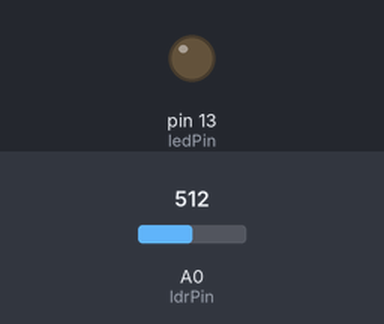
Bench run of a sketch on a simulated Arduino Uno, built with avr-gcc and run on an emulated ATmega328P. Shown: output pins drawn as LEDs (lit = HIGH). The inputs (shaded band) are chosen by the test bench; at power-on: A0 (ldrPin) = 512. What the sketch prints to the serial monitor is not drawn.

Above: at 1.2 s.
1.3 s: A0 (ldrPin) set to 212
2.8 s: A0 (ldrPin) set to 194
At 3.3 s:
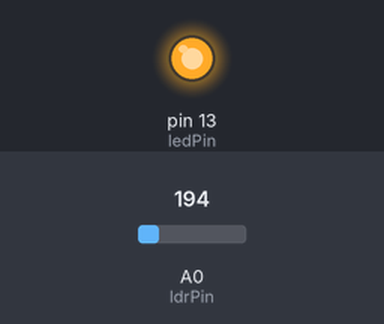
Timing chart, 0 to 5.8 s (numbered marks = the images above; inputs shaded):
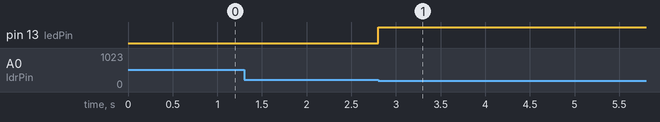

Measured:
- the behaviour switches between 201 and 200 on A0 (ldrPin) (found by bisection; images 0 and 1)
- after the input at 1.3 s, every drawn part: stays the same
- after the input at 2.8 s, pin 13 (ledPin): LOW → HIGH at once

The sketch:

sketch_oct31a.ino
```cpp
const int ledPin=13,ldrPin=A0;
void setup() {
  Serial.begin(9600);
  pinMode(ledPin,OUTPUT);
  pinMode(ldrPin,INPUT);
}

void loop() {
 int ldrStatus= analogRead(ldrPin);
 if(ldrStatus<=200){
  digitalWrite(ledPin,HIGH);
  Serial.print("It's DARK. LED ON");
  }
else {
    digitalWrite(ledPin,LOW);
  Serial.print("It's DARK. LED OFF");
  Serial.println(ldrStatus);
  }
}
```
